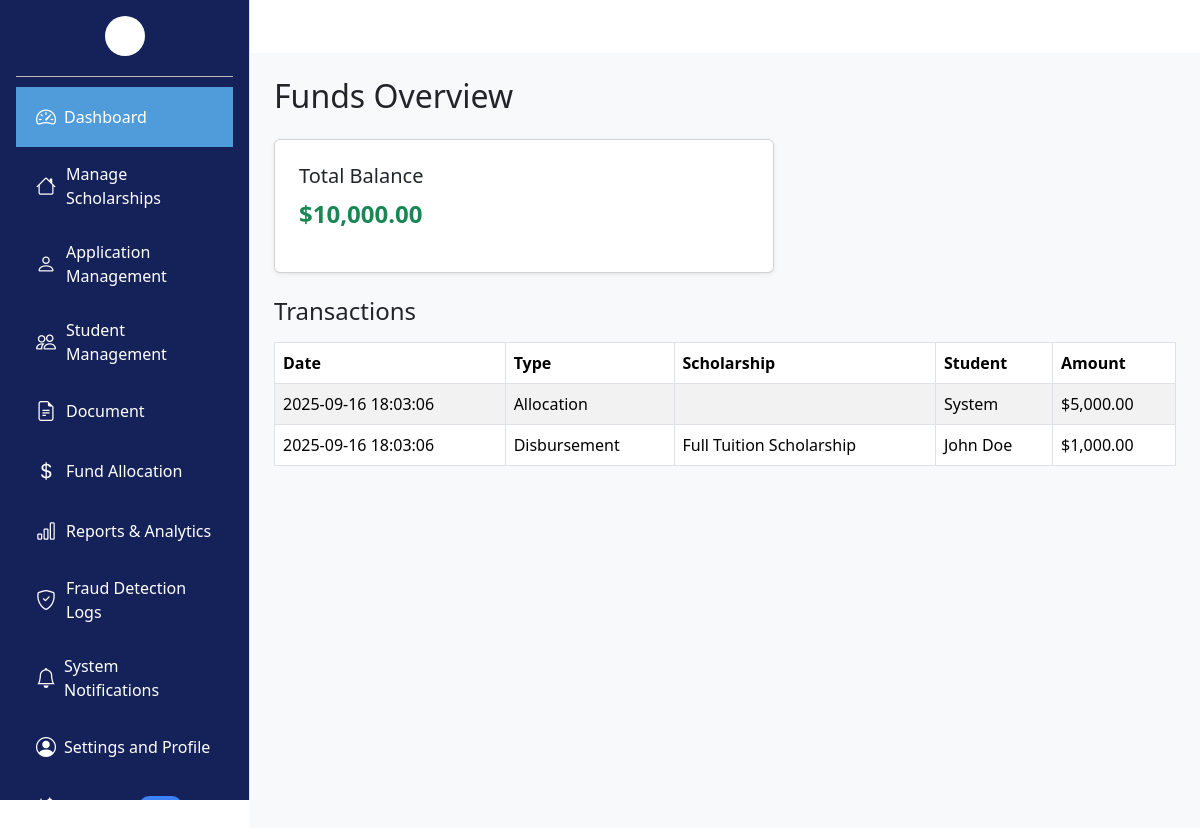
The app's page /Admin/fund.php with its own data.
### tables this page shows
CREATE TABLE funds (
  id INT AUTO_INCREMENT PRIMARY KEY,
  total_balance DECIMAL(12,2) NOT NULL
);

CREATE TABLE transactions (
  id INT AUTO_INCREMENT PRIMARY KEY,
  date TIMESTAMP DEFAULT CURRENT_TIMESTAMP,
  type ENUM('Allocation','Disbursement') NOT NULL,
  scholarship_id INT NULL,
  student VARCHAR(255) NULL,
  amount DECIMAL(12,2) NOT NULL,
  CONSTRAINT fk_scholarship
    FOREIGN KEY (scholarship_id) REFERENCES Scholarships(scholarship_id)
    ON DELETE SET NULL
    ON UPDATE CASCADE
);

CREATE TABLE Scholarships (
    scholarship_id INT PRIMARY KEY AUTO_INCREMENT,
    name VARCHAR(255) NOT NULL,
    amount DECIMAL(10,2) NOT NULL CHECK (amount > 0),
    gpa DECIMAL(3,1) DEFAULT NULL,
    other_criteria VARCHAR(255) DEFAULT NULL,
    application_start DATE DEFAULT NULL,
    application_end DATE NOT NULL,
    status ENUM('Open', 'Closed', 'Awarded') DEFAULT 'Open',
    created_at TIMESTAMP DEFAULT CURRENT_TIMESTAMP
);

### Admin/fund.php (the view, shortened to what this page needs)
<?php
include "../Database/db.php";
$result = $conn->query("SELECT * FROM funds LIMIT 1");
$fund = $result->fetch_assoc();
$transactions = $conn->query("SELECT t.id, t.date, t.type, s.name AS scholarship_name, t.student, t.amount
                              FROM transactions t
                              LEFT JOIN Scholarships s ON t.scholarship_id = s.scholarship_id
                              ORDER BY t.date DESC");
?>
<!DOCTYPE html>
<html lang="en">
<head>
  <link href="https://cdn.jsdelivr.net/npm/bootstrap@5.3.3/dist/css/bootstrap.min.css" rel="stylesheet"/>
  <link href="https://cdn.jsdelivr.net/npm/bootstrap-icons@1.10.5/font/bootstrap-icons.css" rel="stylesheet"/>
</head>
<body>
<?php include 'sidebar.php'; ?>
  <div class="main-content p-4">
    <h2 class="mb-4">Funds Overview</h2>
    <div class="card shadow-sm p-4 mb-4" style="max-width: 500px;">
      <h5>Total Balance</h5>
      <p class="fs-4 text-success fw-bold">
        $<?= number_format($fund['total_balance'], 2) ?>
      </p>
    </div>
    <h4 class="mb-3">Transactions</h4>
    <table class="table table-bordered table-striped">
      <thead>
        <tr>
          <th>Date</th>
          <th>Type</th>
          <th>Scholarship</th>
          <th>Student</th>
          <th>Amount</th>
        </tr>
      </thead>
      <tbody>
        <?php while ($row = $transactions->fetch_assoc()): ?>
          <tr>
            <td><?= htmlspecialchars($row['date']) ?></td>
            <td><?= htmlspecialchars($row['type']) ?></td>
            <td><?= htmlspecialchars($row['scholarship_name']) ?></td>
            <td><?= htmlspecialchars($row['student']) ?></td>
            <td>$<?= number_format($row['amount'], 2) ?></td>
          </tr>
        <?php endwhile; ?>
      </tbody>
    </table>
  </div>
</body>
</html>

### Admin/fund.php (style rules this page uses)
.main-content { background-color:#f8f9fa; min-height:100vh; }

### Admin/sidebar.php (style rules this page uses)
.main-content { margin-left: 250px; padding: 20px; }

### records on screen
funds: total_balance "10,000.00"
transactions: date "2025-09-16 18:03:06", type "Allocation", student "System", amount "5,000.00"
transactions: date "2025-09-16 18:03:06", type "Disbursement", scholarship.name "Full Tuition Scholarship", student "John Doe", amount "1,000.00"
